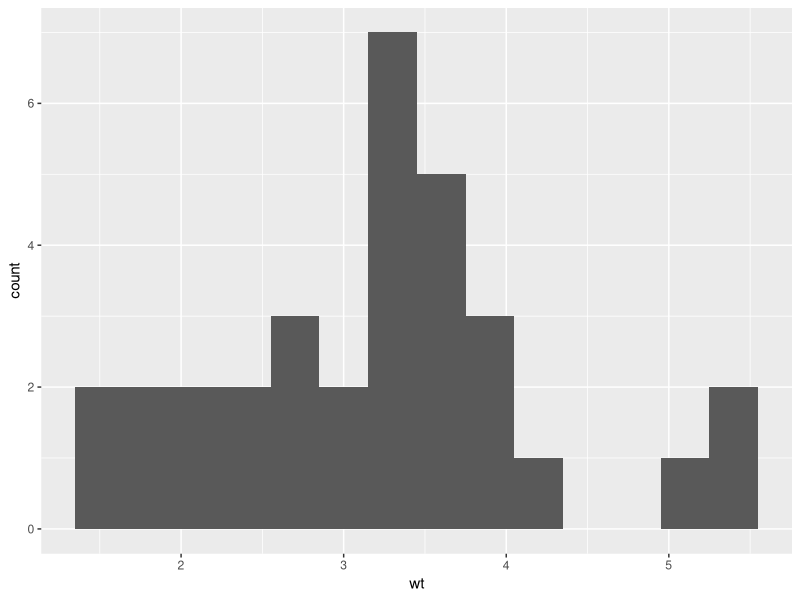
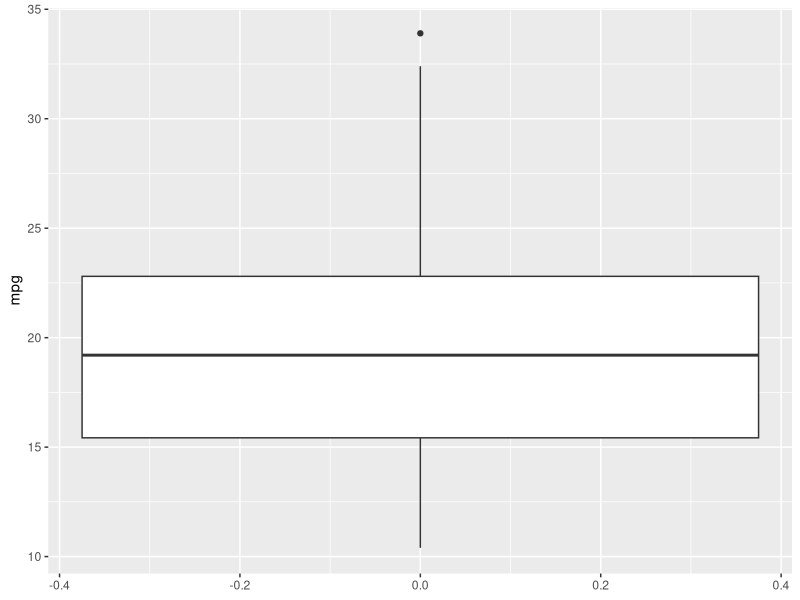

Reproduce these figures in R, in order.
## ---- chunk 1
#| message: false
library(tidyverse)
## ---- chunk 2
#| label: fig-1
#| fig-cap: "Histogram of speed"

# hist(mtcars$wt)
 
ggplot(mtcars, aes(x = wt)) +   geom_histogram(binwidth = 0.3)
## ---- chunk 3
#| label: fig-1
#| fig-cap: Boxplot of mpg

# hist(cars$speed)
 
ggplot(mtcars, aes(y = mpg)) +   geom_boxplot()
